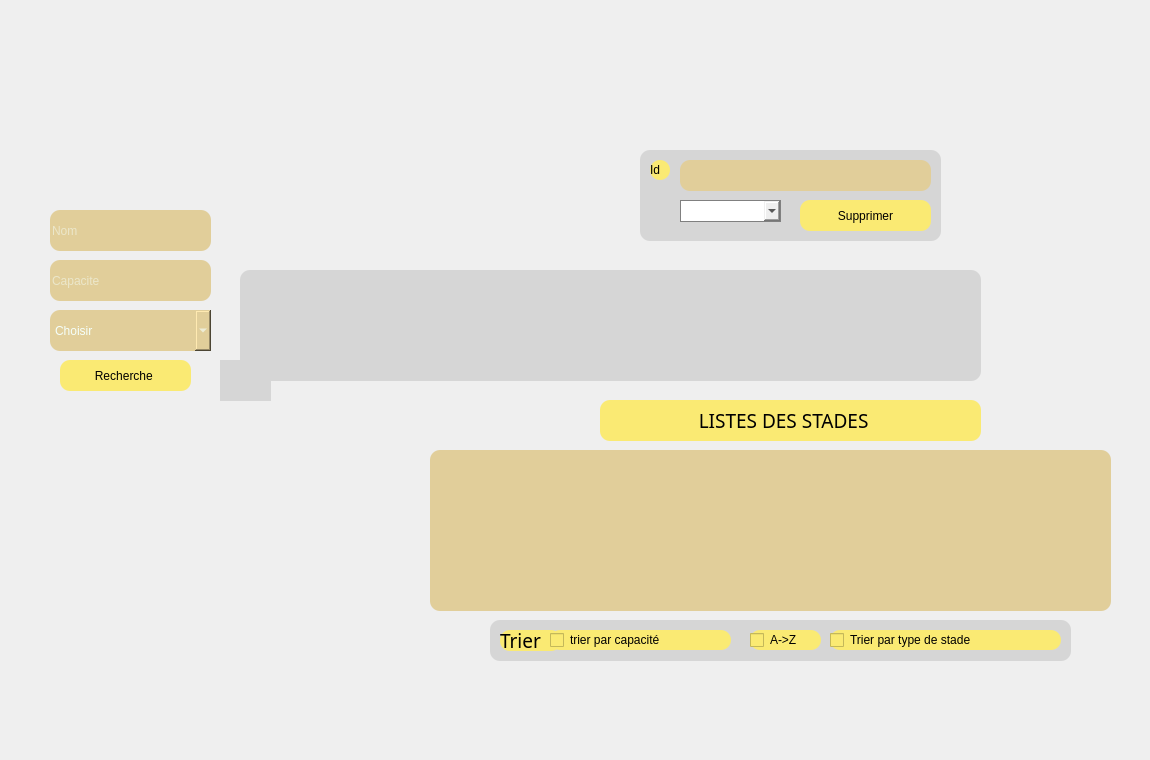
          <widget class="QWidget" name="tab_2">
           <attribute name="title">
            <string>List des stades</string>
           </attribute>
           <widget class="QTableView" name="tab_stade">
            <property name="geometry">
             <rect>
              <x>430</x>
              <y>450</y>
              <width>681</width>
              <height>161</height>
             </rect>
            </property>
            <property name="font">
             <font>
              <family>Bahnschrift</family>
              <pointsize>14</pointsize>
              <weight>50</weight>
              <italic>false</italic>
              <bold>false</bold>
              <underline>false</underline>
             </font>
            </property>
            <property name="styleSheet">
             <string notr="true">border: 1px solid gray;
font: 10pt &quot;Bahnschrift&quot;;
background: #E1CE9A;
color: #F5FFFA;
background-color: #E1CE9A; border: none;
border-radius: 10px;
icon-size: 30px;
font: 14pt &quot;Bahnschrift&quot;;
</string>
            </property>
           </widget>
           <widget class="QPushButton" name="pushButton">
            <property name="geometry">
             <rect>
              <x>800</x>
              <y>200</y>
              <width>131</width>
              <height>31</height>
             </rect>
            </property>
            <property name="styleSheet">
             <string notr="true">background: #FAEA73;
color: #000000;
background-color: #FAEA73; border: none;
border-radius: 10px;
icon-size: 30px;
font: 14pt &quot;Bahnschrift&quot;;
</string>
            </property>
            <property name="text">
             <string>Supprimer</string>
            </property>
            <property name="icon">
             <iconset>
              <normaloff>../../iconsu.png</normaloff>../../iconsu.png</iconset>
            </property>
           </widget>
           <widget class="QLabel" name="label_6">
            <property name="geometry">
             <rect>
              <x>650</x>
              <y>160</y>
              <width>20</width>
              <height>20</height>
             </rect>
            </property>
            <property name="styleSheet">
             <string notr="true">background: #FAEA73;
color: #000000;
background-color: #FAEA73; border: none;
border-radius: 10px;
icon-size: 30px;
font: 14pt &quot;Bahnschrift&quot;;
</string>
            </property>
            <property name="text">
             <string>Id</string>
            </property>
           </widget>
           <widget class="QLabel" name="label_7">
            <property name="geometry">
             <rect>
              <x>500</x>
              <y>630</y>
              <width>61</width>
              <height>21</height>
             </rect>
            </property>
            <property name="font">
             <font>
              <family>Bahnschrift</family>
              <pointsize>14</pointsize>
              <weight>50</weight>
              <italic>false</italic>
              <bold>false</bold>
              <underline>false</underline>
              <strikeout>false</strikeout>
              <kerning>true</kerning>
             </font>
            </property>
            <property name="styleSheet">
             <string notr="true">background: #FAEA73;
color: #000000;
background-color: #FAEA73; border: none;
border-radius: 10px;
icon-size: 30px;
font: 14pt &quot;Bahnschrift&quot;;
</string>
            </property>
            <property name="text">
             <string>Trier</string>
            </property>
            <property name="textFormat">
             <enum>Qt::AutoText</enum>
            </property>
           </widget>
           <widget class="QLineEdit" name="lineEdit_nom_3">
            <property name="geometry">
             <rect>
              <x>50</x>
              <y>210</y>
              <width>161</width>
              <height>41</height>
             </rect>
            </property>
            <property name="styleSheet">
             <string notr="true">border: 1px solid gray;
font: 10pt &quot;Bahnschrift&quot;;
background: #E1CE9A;
color: #F5FFFA;
background-color: #E1CE9A; border: none;
border-radius: 10px;
icon-size: 30px;
font: 14pt &quot;Bahnschrift&quot;;
</string>
            </property>
            <property name="placeholderText">
             <string>Nom</string>
            </property>
           </widget>
           <widget class="QLineEdit" name="lineEdit_capacite_3">
            <property name="geometry">
             <rect>
              <x>50</x>
              <y>260</y>
              <width>161</width>
              <height>41</height>
             </rect>
            </property>
            <property name="styleSheet">
             <string notr="true">border: 1px solid gray;
font: 10pt &quot;Bahnschrift&quot;;
background: #E1CE9A;
color: #F5FFFA;
background-color: #E1CE9A; border: none;
border-radius: 10px;
icon-size: 30px;
font: 14pt &quot;Bahnschrift&quot;;
</string>
            </property>
            <property name="placeholderText">
             <string>Capacite</string>
            </property>
           </widget>
           <widget class="QPushButton" name="pushButton_4">
            <property name="geometry">
             <rect>
              <x>60</x>
              <y>360</y>
              <width>131</width>
              <height>31</height>
             </rect>
            </property>
            <property name="styleSheet">
             <string notr="true">background: #FAEA73;
color: #000000;
background-color: #FAEA73; border: none;
border-radius: 10px;
icon-size: 30px;
font: 14pt &quot;Bahnschrift&quot;;
</string>
            </property>
            <property name="text">
             <string>Recherche </string>
            </property>
            <property name="icon">
             <iconset>
              <normaloff>../../../Downloads/search-interface-symbol (1).png</normaloff>../../../Downloads/search-interface-symbol (1).png</iconset>
            </property>
           </widget>
           <widget class="QPushButton" name="pushButton_2">
            <property name="geometry">
             <rect>
              <x>220</x>
              <y>360</y>
              <width>51</width>
              <height>41</height>
             </rect>
            </property>
            <property name="styleSheet">
             <string notr="true">icon-size: 30px;
background-color: rgb(214, 214, 214);
 border: none;</string>
            </property>
            <property name="text">
             <string/>
            </property>
            <property name="icon">
             <iconset>
              <normaloff>../../iconsu.png</normaloff>../../iconsu.png</iconset>
            </property>
           </widget>
           <widget class="QComboBox" name="comboBox_4">
            <property name="geometry">
             <rect>
              <x>680</x>
              <y>200</y>
              <width>101</width>
              <height>22</height>
             </rect>
            </property>
            <property name="styleSheet">
             <string notr="true">border: 1px solid gray;
font: 10pt &quot;Bahnschrift&quot;;</string>
            </property>
           </widget>
           <widget class="QLabel" name="label_5">
            <property name="geometry">
             <rect>
              <x>240</x>
              <y>270</y>
              <width>741</width>
              <height>111</height>
             </rect>
            </property>
            <property name="styleSheet">
             <string notr="true">background-color: rgb(214, 214, 214);
border-radius: 10px;</string>
            </property>
            <property name="text">
             <string/>
            </property>
           </widget>
           <widget class="QLabel" name="label_12">
            <property name="geometry">
             <rect>
              <x>640</x>
              <y>150</y>
              <width>301</width>
              <height>91</height>
             </rect>
            </property>
            <property name="styleSheet">
             <string notr="true">background-color: rgb(214, 214, 214);
border-radius: 10px;</string>
            </property>
            <property name="text">
             <string/>
            </property>
           </widget>
           <widget class="QLabel" name="label_13">
            <property name="geometry">
             <rect>
              <x>490</x>
              <y>620</y>
              <width>581</width>
              <height>41</height>
             </rect>
            </property>
            <property name="styleSheet">
             <string notr="true">background-color: rgb(214, 214, 214);
border-radius: 10px;</string>
            </property>
            <property name="text">
             <string/>
            </property>
           </widget>
           <widget class="QLabel" name="label_15">
            <property name="geometry">
             <rect>
              <x>600</x>
              <y>400</y>
              <width>381</width>
              <height>41</height>
             </rect>
            </property>
            <property name="font">
             <font>
              <family>Bahnschrift</family>
              <pointsize>14</pointsize>
              <weight>50</weight>
              <italic>false</italic>
              <bold>false</bold>
              <underline>false</underline>
              <strikeout>false</strikeout>
              <kerning>true</kerning>
             </font>
            </property>
            <property name="styleSheet">
             <string notr="true">background: #FAEA73;
color: #000000;
background-color: #FAEA73; border: none;
border-radius: 10px;
icon-size: 30px;
font: 14pt &quot;Bahnschrift&quot;;
</string>
            </property>
            <property name="text">
             <string>                    LISTES DES STADES </string>
            </property>
            <property name="textFormat">
             <enum>Qt::AutoText</enum>
            </property>
           </widget>
           <widget class="QComboBox" name="comboBox_recherche">
            <property name="geometry">
             <rect>
              <x>50</x>
              <y>310</y>
              <width>161</width>
              <height>41</height>
             </rect>
            </property>
            <property name="styleSheet">
             <string notr="true">border: 1px solid gray;
font: 10pt &quot;Bahnschrift&quot;;
background: #E1CE9A;
color: #F5FFFA;
background-color: #E1CE9A; border: none;
border-radius: 10px;
icon-size: 30px;
font: 14pt &quot;Bahnschrift&quot;;
</string>
            </property>
            <item>
             <property name="text">
              <string>Choisir</string>
             </property>
            </item>
            <item>
             <property name="text">
              <string>Terrain de Football</string>
             </property>
            </item>
            <item>
             <property name="text">
              <string>Terrain de Handball</string>
             </property>
            </item>
           </widget>
           <widget class="QCheckBox" name="checkBox_trierparcapacite">
            <property name="geometry">
             <rect>
              <x>550</x>
              <y>630</y>
              <width>181</width>
              <height>20</height>
             </rect>
            </property>
            <property name="styleSheet">
             <string notr="true">background: #FAEA73;
color: #000000;
background-color: #FAEA73; border: none;
border-radius: 10px;
icon-size: 30px;
font: 14pt &quot;Bahnschrift&quot;;
</string>
            </property>
            <property name="text">
             <string>trier par capacité</string>
            </property>
           </widget>
           <widget class="QCheckBox" name="checkBox_trirerparlettre">
            <property name="geometry">
             <rect>
              <x>750</x>
              <y>630</y>
              <width>71</width>
              <height>20</height>
             </rect>
            </property>
            <property name="styleSheet">
             <string notr="true">background: #FAEA73;
color: #000000;
background-color: #FAEA73; border: none;
border-radius: 10px;
icon-size: 30px;
font: 14pt &quot;Bahnschrift&quot;;
</string>
            </property>
            <property name="text">
             <string>A-&gt;Z</string>
            </property>
           </widget>
           <widget class="QCheckBox" name="checkBox_triertypestade">
            <property name="geometry">
             <rect>
              <x>830</x>
              <y>630</y>
              <width>231</width>
              <height>20</height>
             </rect>
            </property>
            <property name="styleSheet">
             <string notr="true">background: #FAEA73;
color: #000000;
background-color: #FAEA73; border: none;
border-radius: 10px;
icon-size: 30px;
font: 14pt &quot;Bahnschrift&quot;;
</string>
            </property>
            <property name="text">
             <string>Trier par type de stade</string>
            </property>
           </widget>
           <widget class="QLabel" name="label_30">
            <property name="geometry">
             <rect>
              <x>10</x>
              <y>-70</y>
              <width>1131</width>
              <height>751</height>
             </rect>
            </property>
            <property name="text">
             <string/>
            </property>
            <property name="pixmap">
             <pixmap>../../../../Nouveau dossier/image/ceremonie-cloture-Jeux-olympiques-Tokyo-dimanche-8-2021_13.jpg</pixmap>
            </property>
            <property name="scaledContents">
             <bool>true</bool>
            </property>
           </widget>
           <widget class="QLineEdit" name="lineEdit_id_supp">
            <property name="geometry">
             <rect>
              <x>680</x>
              <y>160</y>
              <width>251</width>
              <height>31</height>
             </rect>
            </property>
            <property name="styleSheet">
             <string notr="true">border: 1px solid gray;
font: 10pt &quot;Bahnschrift&quot;;
background: #E1CE9A;
color: #F5FFFA;
background-color: #E1CE9A; border: none;
border-radius: 10px;
icon-size: 30px;
font: 14pt &quot;Bahnschrift&quot;;
</string>
            </property>
            <property name="text">
             <string/>
            </property>
           </widget>
           <zorder>label_5</zorder>
           <zorder>label_30</zorder>
           <zorder>tab_stade</zorder>
           <zorder>lineEdit_capacite_3</zorder>
           <zorder>lineEdit_nom_3</zorder>
           <zorder>pushButton_4</zorder>
           <zorder>pushButton_2</zorder>
           <zorder>label_12</zorder>
           <zorder>comboBox_4</zorder>
           <zorder>label_6</zorder>
           <zorder>pushButton</zorder>
           <zorder>label_13</zorder>
           <zorder>label_7</zorder>
           <zorder>label_15</zorder>
           <zorder>comboBox_recherche</zorder>
           <zorder>checkBox_trierparcapacite</zorder>
           <zorder>checkBox_trirerparlettre</zorder>
           <zorder>checkBox_triertypestade</zorder>
           <zorder>lineEdit_id_supp</zorder>
          </widget>
